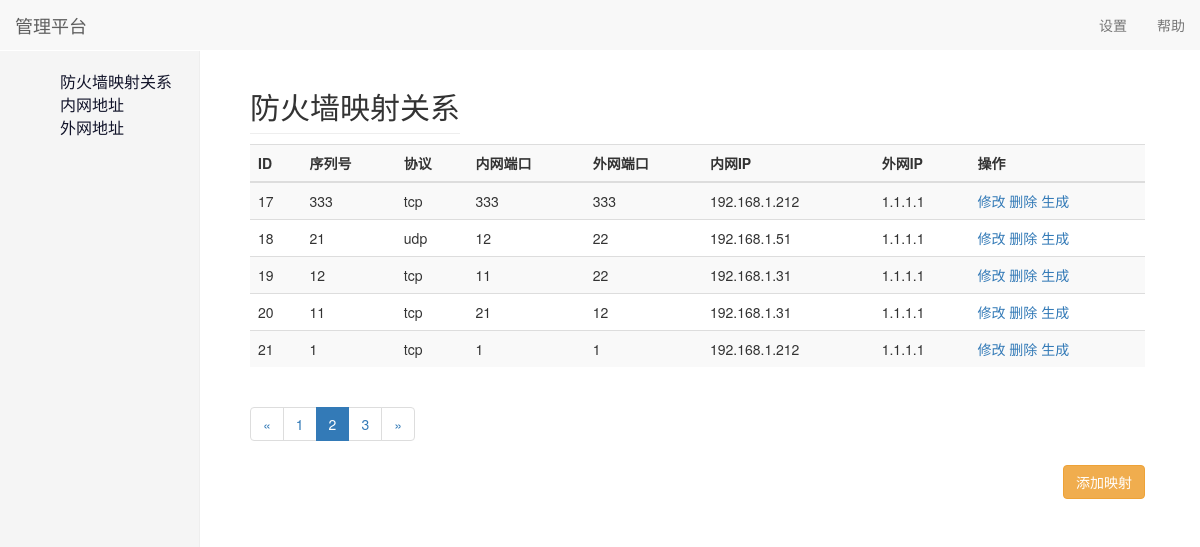
The app's page /fwmapping/indexdetail/?page=2 with its own data.
### fwMapping/models.py (models this page shows, shortened)
class Mapping(models.Model):
    mapid = models.PositiveIntegerField()
    serid = models.PositiveIntegerField()
    chiose = ((1, "tcp"), (2, "udp"), (3, "icmp"))
    protocol = models.IntegerField(choices=chiose, default=1)
    lanport = models.PositiveIntegerField()
    wanport = models.PositiveIntegerField()
    lanip = models.ForeignKey(to='Laninter', on_delete=models.CASCADE)
    wanip = models.ForeignKey(to='Waninter', on_delete=models.CASCADE)
    class Meta:
        unique_together = ('lanip', 'lanport', 'wanport')

class Laninter(models.Model):
    lanip = models.GenericIPAddressField(unique=True)

class Waninter(models.Model):
    wanip = models.GenericIPAddressField(unique=True)

### fwMapping/views.py (the view)
# urls.py: path('indexdetail/', views.IndexDetail.as_view(), name="indexDetail"),
class IndexDetail(ListDeleteView):
    queryset = models.Mapping
    serializers_class = modelSer.MappingForm
    render_html = "indexDetail.html"
    page_num = 5

### fwMapping/public/generics.py (called while the page is built)
    def listView(self, request, *args, **kwargs):
        queryset = self.queryset.objects.all().order_by('pk')
        p = Paginator_page(request, queryset, self.page_num)
        get_list = p.get_page
        forms = self.serializers_class(request.POST)
        get_list["forms"] = forms
        return render(request, self.render_html, get_list)

### fwMapping/public/mixins.py (called while the page is built)
    def get(self, request, *args, **kwargs):
        return self.listView(request, *args, **kwargs)

### fwMapping/templates/indexDetail.html (shortened to what this page needs)
{% extends 'index.html' %}
{% block right_box %}
    {% load static %}
    <div class="clearfix">
        <h2 class="sub-header pull-left">防火墙映射关系</h2>
    </div>
    <div class="table-responsive">
        <table class="table table-striped">
            <tr>
                {% for form in forms %}
                    <th>{{ form.label }}</th>
                {% endfor %}
                <th colspan="2">操作</th>
            </tr>
            <tbody>
            {% for mapping in queryset %}
                <tr>
                    <td name="id">{{ mapping.id }}</td>
                    <td name="serid">{{ mapping.serid }}</td>
                    <td name="protocol">{{ mapping.get_protocol_display }}</td>
                    <td name="lanport">{{ mapping.lanport }}</td>
                    <td name="wanport">{{ mapping.wanport }}</td>
                    <td name="lanip">{{ mapping.lanip.lanip }}</td>
                    <td name="wanip">{{ mapping.wanip.wanip }}</td>
                    <td>
                        <span>
                            <a href="{% url 'fwMapping:change' %}?changeID={{ mapping.pk }}">修改</a>
                            <a href="#" class="delete">删除</a>
                            <a href="#" class="fw_sql">生成</a>
                        </span>
                    </td>
                </tr>
            {% endfor %}
            </tbody>
        </table>
    {% include 'paginator_page.html' %}
    </div>
    <a href="{% url 'fwMapping:change' %}">
        <button class="pull-right btn btn-warning">添加映射</button>
    </a>
{% endblock %}

### static/css/dashboard.css (style rules this page uses)
body { padding-top: 50px; }
.sub-header { padding-bottom: 10px; border-bottom: 1px solid #eee; }

### records on screen
Mapping: id "17", serid "333", protocol "tcp", lanport "333", wanport "333", lanip.lanip "192.168.1.212", wanip.wanip "1.1.1.1"
Mapping: id "18", serid "21", protocol "udp", lanport "12", wanport "22", lanip.lanip "192.168.1.51", wanip.wanip "1.1.1.1"
Mapping: id "19", serid "12", protocol "tcp", lanport "11", wanport "22", lanip.lanip "192.168.1.31", wanip.wanip "1.1.1.1"
Mapping: id "20", serid "11", protocol "tcp", lanport "21", wanport "12", lanip.lanip "192.168.1.31", wanip.wanip "1.1.1.1"
Mapping: id "21", serid "1", protocol "tcp", lanport "1", wanport "1", lanip.lanip "192.168.1.212", wanip.wanip "1.1.1.1"

### other values on screen
{{ range }} "1" "3"
{{ range }} "2"
